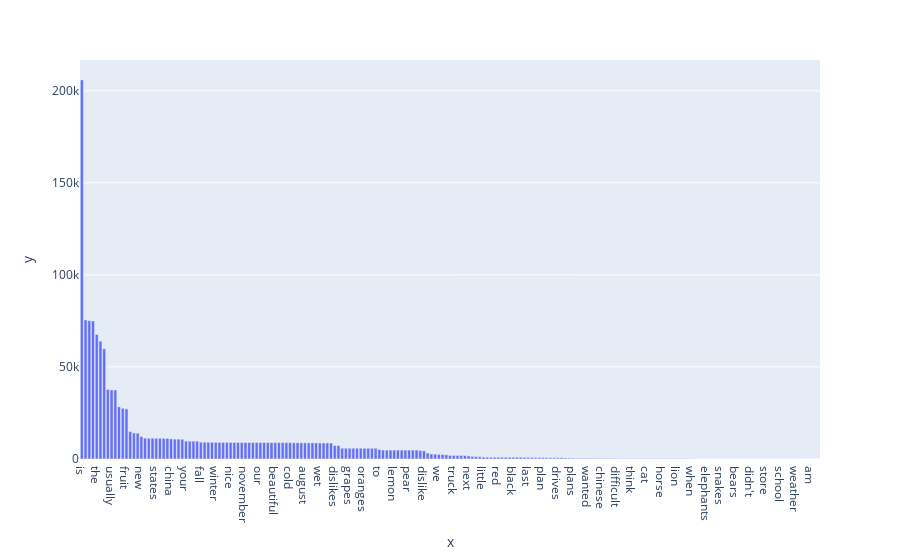

The notebook cell this image was saved under:
### Code cell
# PLOTTING BARPLOT USING PLOTLY
fig = px.bar(x = english_words, y = english_counts)
fig.show()

### Figure 1 — Plotly figure (JSON) as saved in the notebook; plotly's stock layout.template omitted (floating-point values rounded to 4 significant figures; data arrays with more than 128 entries replaced by an {"elided": "..."} marker saying what was removed)
{"data": [{"alignmentgroup": "True", "hovertemplate": "x=%{x}<br>y=%{y}<extra></extra>", "legendgroup": "", "marker": {"color": "#636efa", "pattern": {"shape": ""}}, "name": "", "offsetgroup": "", "orientation": "v", "showlegend": false, "textposition": "auto", "type": "bar", "x": {"elided": "199 str values"}, "xaxis": "x", "y": {"elided": "199 int values"}, "yaxis": "y"}], "layout": {"autosize": true, "barmode": "relative", "legend": {"tracegroupgap": 0}, "margin": {"t": 60}, "xaxis": {"anchor": "y", "autorange": true, "domain": [0, 1], "range": [-0.5, 198.5], "title": {"text": "x"}, "type": "category"}, "yaxis": {"anchor": "x", "autorange": true, "domain": [0, 1], "range": [0, 216700.0], "title": {"text": "y"}, "type": "linear"}}}
